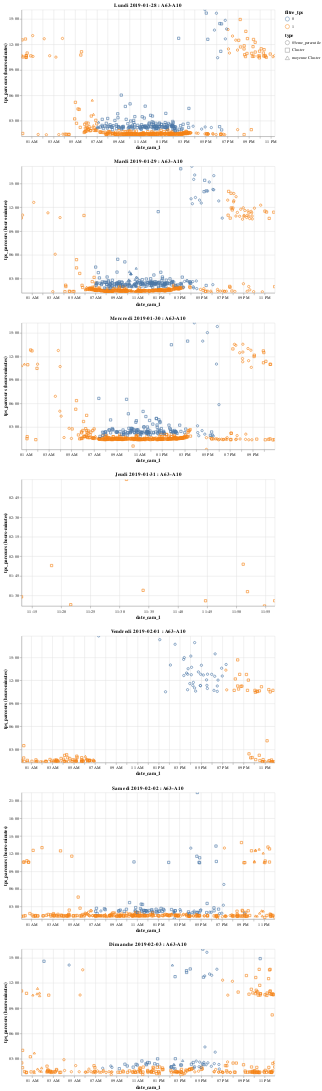

Here is the notebook cell this chart was saved with:
### Code cell
#exemple de visu sur 7 jours
t.graph_transit_filtre_multiple(df_transit_avec_filtre, 
                                '2019-01-28 00:00:00', '2019-01-28 23:59:59', 'A63-A10', 7)

### Figure 1 — Vega-Lite specification as saved in the notebook (floating-point values rounded to 4 significant figures; data arrays with more than 128 entries replaced by an {"elided": "..."} marker saying what was removed)
{"$schema": "https://vega.github.io/schema/vega-lite/v2.6.0.json", "config": {"view": {"height": 300, "width": 400}}, "datasets": {"data-099ee5e9da198c173eceaa8ce4332ef3": {"elided": "540 records"}, "data-244a8809390ea24146f5f2d92efa0325": {"elided": "303 records"}, "data-5413020e89a2eb509370cc3304ab46b8": {"elided": "382 records"}, "data-5af2e6a2aef1d83ffeb46688404531d2": [{"date_cam_1": "2019-01-31T23:13:12", "filtre_tps": 1, "tps_parcours": "2018-01-01T01:29:26", "type": "Cluster"}, {"date_cam_1": "2019-01-31T23:21:38", "filtre_tps": 1, "tps_parcours": "2018-01-01T01:23:35", "type": "Cluster"}, {"date_cam_1": "2019-01-31T23:31:11", "filtre_tps": 1, "tps_parcours": "2018-01-01T02:59:47", "type": "Cluster"}, {"date_cam_1": "2019-01-31T23:44:44", "filtre_tps": 1, "tps_parcours": "2018-01-01T01:26:20", "type": "Cluster"}, {"date_cam_1": "2019-01-31T23:51:55", "filtre_tps": 1, "tps_parcours": "2018-01-01T01:33:40", "type": "Cluster"}, {"date_cam_1": "2019-01-31T23:54:50", "filtre_tps": 1, "tps_parcours": "2018-01-01T01:22:18", "type": "Cluster"}, {"date_cam_1": "2019-01-31T23:56:35", "filtre_tps": 1, "tps_parcours": "2018-01-01T01:26:40", "type": "Cluster"}, {"date_cam_1": "2019-01-31T23:34:02", "filtre_tps": 1, "tps_parcours": "2018-01-01T01:34:33", "type": "Cluster"}, {"date_cam_1": "2019-01-31T23:51:11", "filtre_tps": 1, "tps_parcours": "2018-01-01T01:54:20", "type": "Cluster"}, {"date_cam_1": "2019-01-31T23:18:21", "filtre_tps": 1, "tps_parcours": "2018-01-01T01:53:02", "type": "Cluster"}], "data-bad1eb355cde6c2e0ebc9ef34a3907a7": {"elided": "510 records"}, "data-dd5ee3992095df68f5cb192f893fc7db": {"elided": "156 records"}, "data-de6e2aa030e2b7ba7ec9aff55d00a4fe": {"elided": "578 records"}}, "vconcat": [{"data": {"name": "data-099ee5e9da198c173eceaa8ce4332ef3"}, "encoding": {"color": {"field": "filtre_tps", "type": "nominal"}, "shape": {"field": "type", "type": "nominal"}, "tooltip": {"field": "tps_parcours", "timeUnit": "hoursminutes", "type": "temporal"}, "x": {"field": "date_cam_1", "type": "temporal"}, "y": {"field": "tps_parcours", "timeUnit": "hoursminutes", "type": "temporal"}}, "mark": "point", "selection": {"selector008": {"bind": "scales", "encodings": ["x", "y"], "mark": {"fill": "#333", "fillOpacity": 0.125, "stroke": "white"}, "on": "[mousedown, window:mouseup] > window:mousemove!", "resolve": "global", "translate": "[mousedown, window:mouseup] > window:mousemove!", "type": "interval", "zoom": "wheel!"}}, "title": "Lundi 2019-01-28 : A63-A10", "width": 600}, {"data": {"name": "data-de6e2aa030e2b7ba7ec9aff55d00a4fe"}, "encoding": {"color": {"field": "filtre_tps", "type": "nominal"}, "shape": {"field": "type", "type": "nominal"}, "tooltip": {"field": "tps_parcours", "timeUnit": "hoursminutes", "type": "temporal"}, "x": {"field": "date_cam_1", "type": "temporal"}, "y": {"field": "tps_parcours", "timeUnit": "hoursminutes", "type": "temporal"}}, "mark": "point", "selection": {"selector009": {"bind": "scales", "encodings": ["x", "y"], "mark": {"fill": "#333", "fillOpacity": 0.125, "stroke": "white"}, "on": "[mousedown, window:mouseup] > window:mousemove!", "resolve": "global", "translate": "[mousedown, window:mouseup] > window:mousemove!", "type": "interval", "zoom": "wheel!"}}, "title": "Mardi 2019-01-29 : A63-A10", "width": 600}, {"data": {"name": "data-bad1eb355cde6c2e0ebc9ef34a3907a7"}, "encoding": {"color": {"field": "filtre_tps", "type": "nominal"}, "shape": {"field": "type", "type": "nominal"}, "tooltip": {"field": "tps_parcours", "timeUnit": "hoursminutes", "type": "temporal"}, "x": {"field": "date_cam_1", "type": "temporal"}, "y": {"field": "tps_parcours", "timeUnit": "hoursminutes", "type": "temporal"}}, "mark": "point", "selection": {"selector010": {"bind": "scales", "encodings": ["x", "y"], "mark": {"fill": "#333", "fillOpacity": 0.125, "stroke": "white"}, "on": "[mousedown, window:mouseup] > window:mousemove!", "resolve": "global", "translate": "[mousedown, window:mouseup] > window:mousemove!", "type": "interval", "zoom": "wheel!"}}, "title": "Mercredi 2019-01-30 : A63-A10", "width": 600}, {"data": {"name": "data-5af2e6a2aef1d83ffeb46688404531d2"}, "encoding": {"color": {"field": "filtre_tps", "type": "nominal"}, "shape": {"field": "type", "type": "nominal"}, "tooltip": {"field": "tps_parcours", "timeUnit": "hoursminutes", "type": "temporal"}, "x": {"field": "date_cam_1", "type": "temporal"}, "y": {"field": "tps_parcours", "timeUnit": "hoursminutes", "type": "temporal"}}, "mark": "point", "selection": {"selector011": {"bind": "scales", "encodings": ["x", "y"], "mark": {"fill": "#333", "fillOpacity": 0.125, "stroke": "white"}, "on": "[mousedown, window:mouseup] > window:mousemove!", "resolve": "global", "translate": "[mousedown, window:mouseup] > window:mousemove!", "type": "interval", "zoom": "wheel!"}}, "title": "Jeudi 2019-01-31 : A63-A10", "width": 600}, {"data": {"name": "data-dd5ee3992095df68f5cb192f893fc7db"}, "encoding": {"color": {"field": "filtre_tps", "type": "nominal"}, "shape": {"field": "type", "type": "nominal"}, "tooltip": {"field": "tps_parcours", "timeUnit": "hoursminutes", "type": "temporal"}, "x": {"field": "date_cam_1", "type": "temporal"}, "y": {"field": "tps_parcours", "timeUnit": "hoursminutes", "type": "temporal"}}, "mark": "point", "selection": {"selector012": {"bind": "scales", "encodings": ["x", "y"], "mark": {"fill": "#333", "fillOpacity": 0.125, "stroke": "white"}, "on": "[mousedown, window:mouseup] > window:mousemove!", "resolve": "global", "translate": "[mousedown, window:mouseup] > window:mousemove!", "type": "interval", "zoom": "wheel!"}}, "title": "Vendredi 2019-02-01 : A63-A10", "width": 600}, {"data": {"name": "data-5413020e89a2eb509370cc3304ab46b8"}, "encoding": {"color": {"field": "filtre_tps", "type": "nominal"}, "shape": {"field": "type", "type": "nominal"}, "tooltip": {"field": "tps_parcours", "timeUnit": "hoursminutes", "type": "temporal"}, "x": {"field": "date_cam_1", "type": "temporal"}, "y": {"field": "tps_parcours", "timeUnit": "hoursminutes", "type": "temporal"}}, "mark": "point", "selection": {"selector013": {"bind": "scales", "encodings": ["x", "y"], "mark": {"fill": "#333", "fillOpacity": 0.125, "stroke": "white"}, "on": "[mousedown, window:mouseup] > window:mousemove!", "resolve": "global", "translate": "[mousedown, window:mouseup] > window:mousemove!", "type": "interval", "zoom": "wheel!"}}, "title": "Samedi 2019-02-02 : A63-A10", "width": 600}, {"data": {"name": "data-244a8809390ea24146f5f2d92efa0325"}, "encoding": {"color": {"field": "filtre_tps", "type": "nominal"}, "shape": {"field": "type", "type": "nominal"}, "tooltip": {"field": "tps_parcours", "timeUnit": "hoursminutes", "type": "temporal"}, "x": {"field": "date_cam_1", "type": "temporal"}, "y": {"field": "tps_parcours", "timeUnit": "hoursminutes", "type": "temporal"}}, "mark": "point", "selection": {"selector014": {"bind": "scales", "encodings": ["x", "y"], "mark": {"fill": "#333", "fillOpacity": 0.125, "stroke": "white"}, "on": "[mousedown, window:mouseup] > window:mousemove!", "resolve": "global", "translate": "[mousedown, window:mouseup] > window:mousemove!", "type": "interval", "zoom": "wheel!"}}, "title": "Dimanche 2019-02-03 : A63-A10", "width": 600}]}
